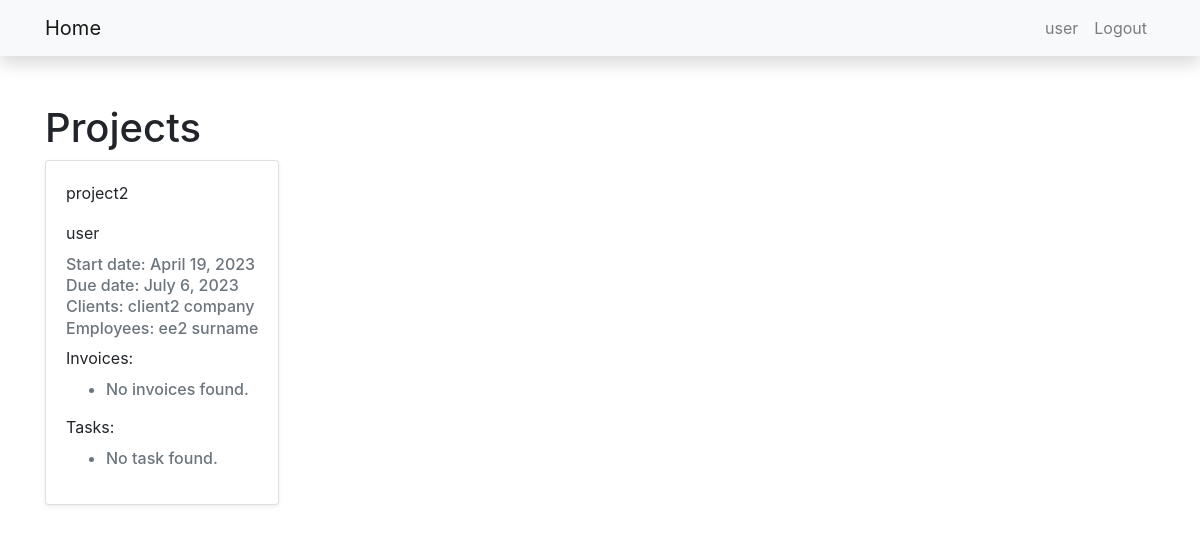
The page /mgmt/myprojects/ (signed in) on the database as committed earlier.
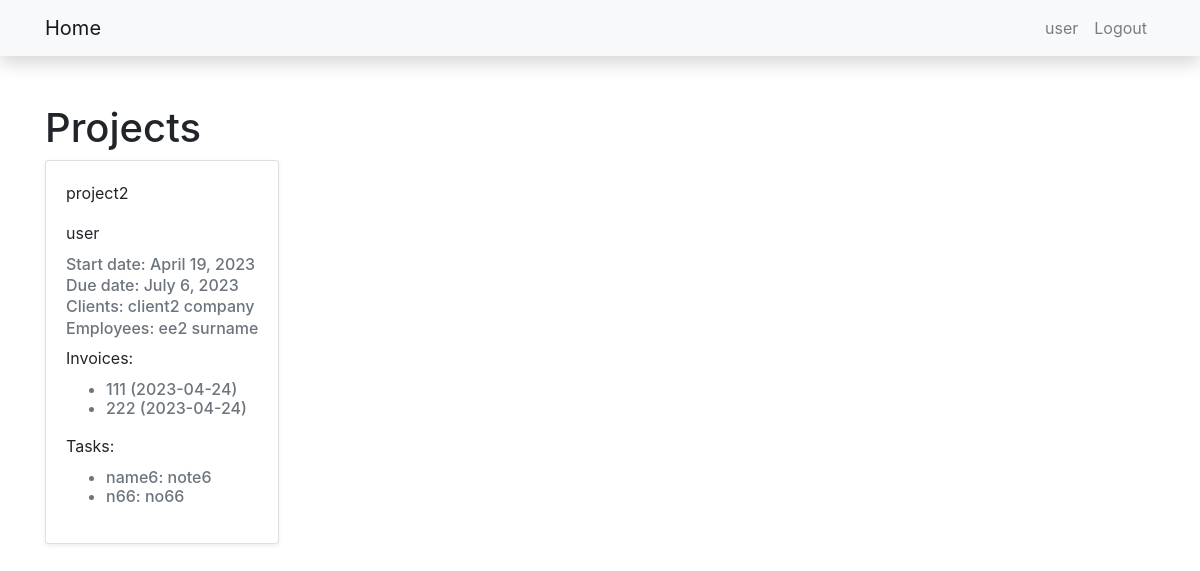
The same page on the database as committed later.
### project_mgmt_app/models.py (models this page shows, shortened)
class Project(models.Model):
    name = models.CharField("Name", max_length=1000)
    start_date = models.DateField("Start date")
    due_date = models.DateField("Due date")
    user = models.ForeignKey(User, on_delete=models.SET_NULL, null=True, default=None)
    clients = models.ManyToManyField(Client)
    employees = models.ManyToManyField(Employee)
    def display_clients(self):
        return ", ".join(client.company for client in self.clients.all())
    def display_employees(self):
        return ", ".join(employee.last_name for employee in self.employees.all())

class Client(models.Model):
    first_name = models.CharField("First name", max_length=1000)
    last_name = models.CharField("Last name", max_length=1000)
    company = models.CharField("Company", max_length=1000)
    phone = models.IntegerField("Phone number")
    email = models.EmailField("Email address")

class Employee(models.Model):
    first_name = models.CharField("First name", max_length=1000)
    last_name = models.CharField("Last name", max_length=1000)
    position = models.CharField("Position", max_length=1000)

class Invoice(models.Model):
    issue_date = models.DateField("Issue date")
    total_amount = models.IntegerField("Total amount")
    project = models.ForeignKey("Project", on_delete=models.SET_NULL, null=True, default=None, related_name='invoices')
    def __str__(self):
        return f"{self.total_amount} ({self.issue_date})"

class Task(models.Model):
    task_name = models.CharField("Name", max_length=1000)
    notes = models.CharField("Notes", max_length=1000)
    project = models.ForeignKey("Project", on_delete=models.SET_NULL, null=True, default=None, related_name='tasks')
    def __str__(self):
        return f"{self.task_name}: {self.notes}"

### project_mgmt_app/views.py (the view)
# urls.py: path('myprojects/', views.UserProjects, name='user-projects'),
def UserProjects(request):
    projects = Project.objects.all().filter(user=request.user)
    context = {
        'projects': projects,
    }
    return render(request, 'user_projects.html', context=context)

### project_mgmt_app/templates/user_projects.html (shortened to what this page needs)
{% extends "base.html" %}
 {% block content %}
   <h1>Projects</h1>
   {% if projects %}
   <div class="row">
     {% for project in projects %}
       <div class="col-md-4 d-flex align-items-stretch">
         <div class="card mb-4 shadow-sm">
           <div class="card-body">
               <p class="card-text">{{ project.name }}</p>
               <p class="card-text">{{ project.user }}</p>
               <h6 class="card-subtitle mb-2 text-muted">Start date: {{ project.start_date }}</h6>
               <h6 class="card-subtitle mb-2 text-muted">Due date: {{ project.due_date }}</h6>
               <h6 class="card-subtitle mb-2 text-muted">Clients: {{ project.display_clients }}</h6>
               <h6 class="card-subtitle mb-2 text-muted">Employees: {{ project.display_employees }}</h6>
               <p class="card-text">Invoices:</p>
               <h6 class="card-subtitle mb-2 text-muted">
                  <ul>
                    {% for invoice in project.invoices.all %}
                        <li>{{ invoice }}</li>
                    {% empty %}
                        <li>No invoices found.</li>
                    {% endfor %}
                    </ul>
               </h6>
               <p class="card-text">Tasks:</p>
               <h6 class="card-subtitle mb-2 text-muted">
                  <ul>
                    {% for task in project.tasks.all %}
                        <li>{{ task }}</li>
                    {% empty %}
                        <li>No task found.</li>
                    {% endfor %}
                    </ul>
               </h6>
           </div>
         </div>
       </div>
     {% endfor %}
   </div>
   {% else %}
     <p>No projects found</p>
   {% endif %}
 {% endblock %}

Rows that differ between the two databases and show on the page:
shown differently, row unchanged: Project "project2": no longer shows "No invoices found. No task found."
added Invoice: total_amount+issue_date "111 (2023-04-24)"
added Invoice: total_amount+issue_date "222 (2023-04-24)"
added Task: task_name+notes "name6: note6"
added Task: task_name+notes "n66: no66"
